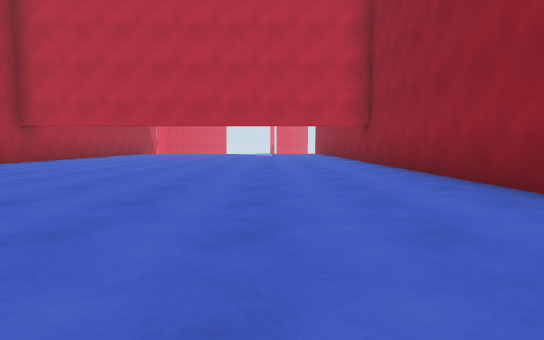
view 1 (above)

16 first-person views from a walk through a Unity game level. The camera is 1.3 m above the floor, tilts 4° down and sees 75° across. The floor is counted in squares, 2 m on a side. Each view is taken from the middle of a square. On the plan, view 1 faces up. The plan holds only what a view shows up to about 10 squares ahead; the rest is blank. The place goes on beyond the plan. The player character is not drawn. Surface patterns are stand-ins for the level's own textures.

view 2
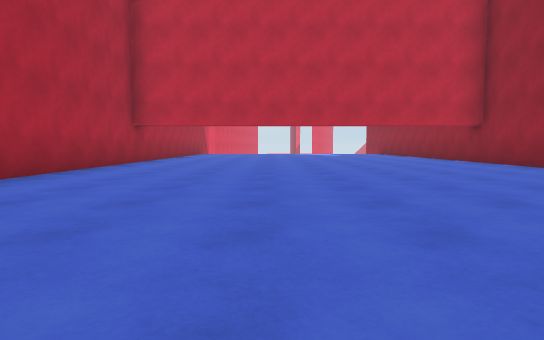

view 3
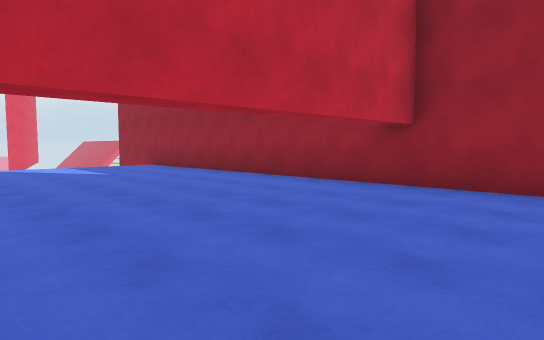

view 4
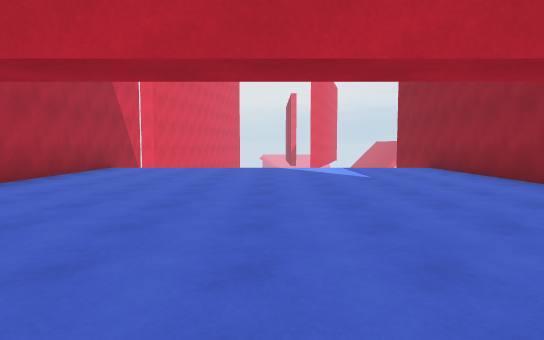

view 5
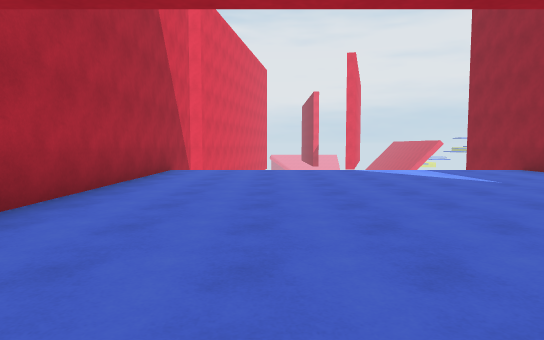

view 6
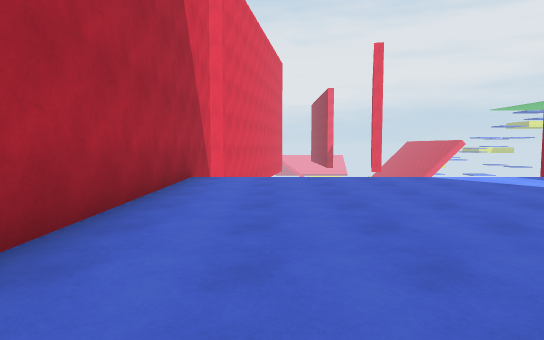

view 7
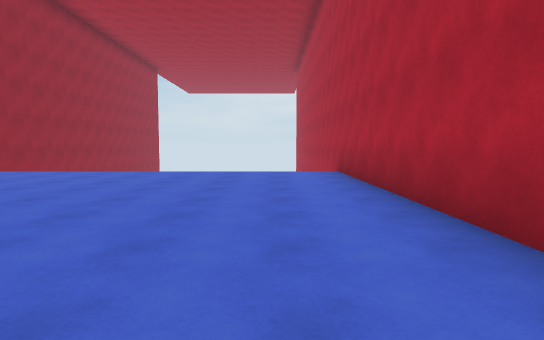

view 8
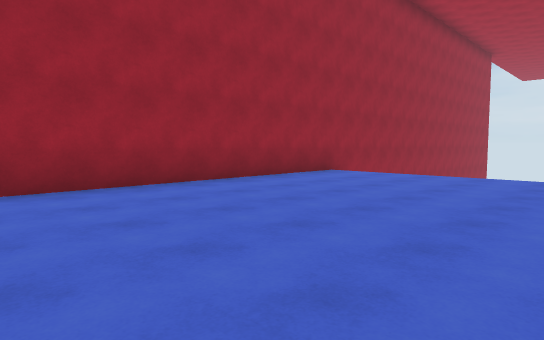

view 9
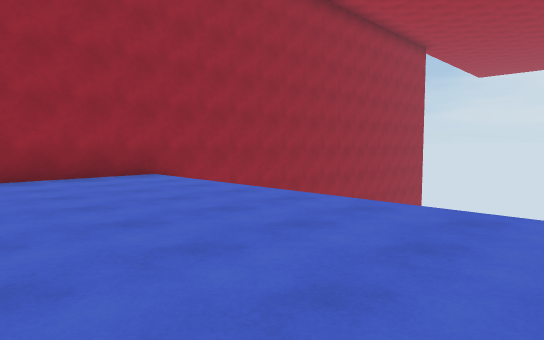

view 10
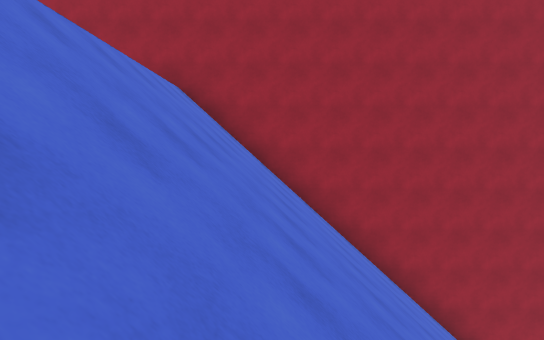

view 11
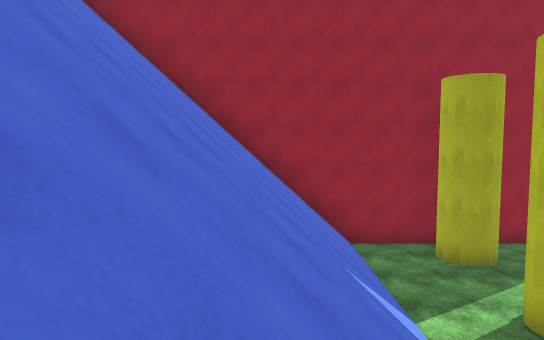

view 12
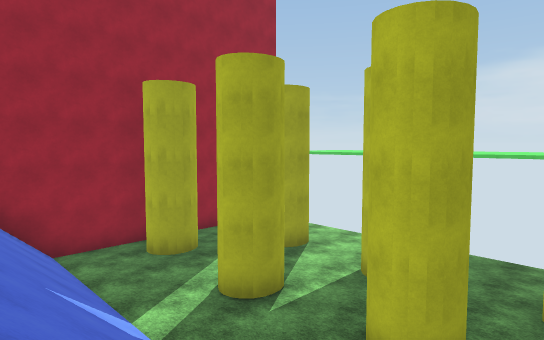

view 13
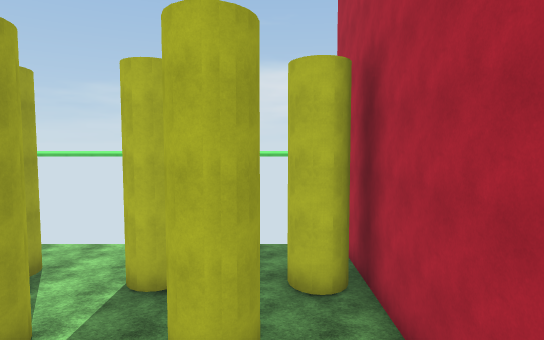

view 14
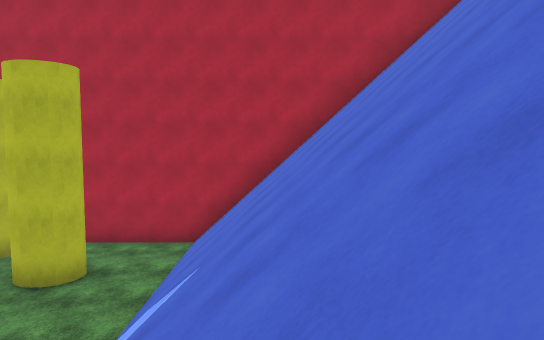

view 15
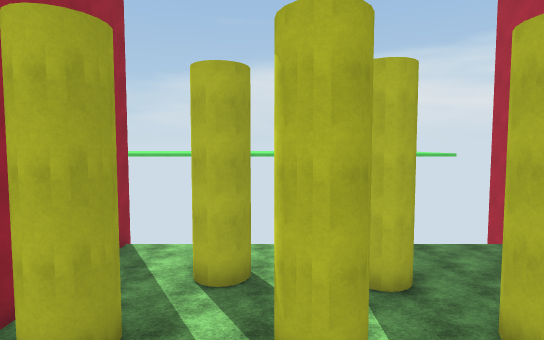

view 16
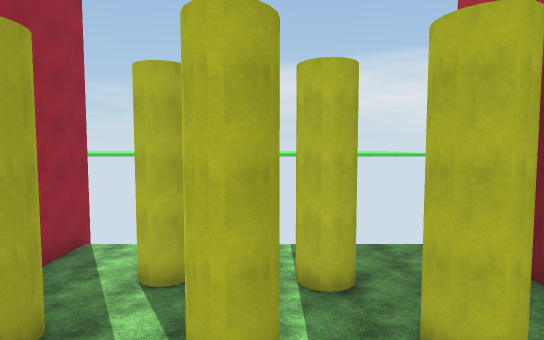

### Floor plan
Key: @ floor where view 1 was taken; # wall or solid block; x gap in a wall; . main floor; - floor 15 m lower than the main floor; / step, stairs or slope.
Columns run from 7 left of view 1 to 3 right of it. Each row starts with its distance up from view 1.
 19 #         #
 18 #.........#
 17 #.........#
 16 #.........#
 15 #.........#
 14 #.........#
 13 #.........#
 12  .........#
 11  .........#
 10 #.........#
  9 #.........#
  8 #.........#
  7 #.........#
  6 #.........#
  5 #.........#
  4 #.........#
  3 #.........#
  2 #.........#
  1 #.........#
  0 # /////@//#
 -1 # ////////#
 -2 #/////////#
 -3 #/////////#
 -4 #/////////#
 -5 #/////////#
 -6 #/////////#
 -7 #/////////#
 -8 #/////////#
 -9 #---------#
-10 #--#-#--#x#
-11 #---------#
-12 ##--#--#--#
-13 #------#--#
-14 #---------#
-15 #         #

Positions as (right, up) in squares from view 1, and headings:
1: (0, 0), facing up
2: (-3, 0), facing up
3: (-3, 7), facing up-right
4: (-2, 8), facing up
5: (-4, 9), facing up
6: (-5, 11), facing up
7: (-5, 9), facing down
8: (-3, 8), facing down-right
9: (-5, 4), facing down-right
10: (-6, -2), facing right
11: (-6, -6), facing right
12: (-6, -6), facing down-right
13: (-5, -6), facing down
14: (2, -6), facing left
15: (-1, -6), facing down
16: (-2, -6), facing down
